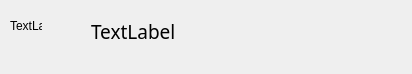
<?xml version="1.0" encoding="UTF-8"?>
<ui version="4.0">
 <class>ChatMessageImageItemObject</class>
 <widget class="QWidget" name="ChatMessageImageItemObject">
  <property name="geometry">
   <rect>
    <x>0</x>
    <y>0</y>
    <width>412</width>
    <height>74</height>
   </rect>
  </property>
  <property name="windowTitle">
   <string>Form</string>
  </property>
  <widget class="QWidget" name="widget" native="true">
   <property name="geometry">
    <rect>
     <x>90</x>
     <y>10</y>
     <width>106</width>
     <height>43</height>
    </rect>
   </property>
   <layout class="QGridLayout" name="gridLayout">
    <property name="leftMargin">
     <number>1</number>
    </property>
    <property name="topMargin">
     <number>1</number>
    </property>
    <property name="rightMargin">
     <number>1</number>
    </property>
    <property name="bottomMargin">
     <number>1</number>
    </property>
    <property name="spacing">
     <number>0</number>
    </property>
    <item row="0" column="0">
     <widget class="QLabel" name="labelMessage">
      <property name="minimumSize">
       <size>
        <width>0</width>
        <height>0</height>
       </size>
      </property>
      <property name="font">
       <font>
        <family>微软雅黑</family>
        <pointsize>14</pointsize>
        <kerning>true</kerning>
       </font>
      </property>
      <property name="text">
       <string>TextLabel</string>
      </property>
      <property name="alignment">
       <set>Qt::AlignLeading|Qt::AlignLeft|Qt::AlignVCenter</set>
      </property>
      <property name="wordWrap">
       <bool>true</bool>
      </property>
      <property name="textInteractionFlags">
       <set>Qt::LinksAccessibleByMouse|Qt::TextSelectableByMouse</set>
      </property>
     </widget>
    </item>
   </layout>
  </widget>
  <widget class="QLabel" name="labelHead">
   <property name="geometry">
    <rect>
     <x>10</x>
     <y>10</y>
     <width>32</width>
     <height>32</height>
    </rect>
   </property>
   <property name="minimumSize">
    <size>
     <width>32</width>
     <height>32</height>
    </size>
   </property>
   <property name="maximumSize">
    <size>
     <width>32</width>
     <height>32</height>
    </size>
   </property>
   <property name="text">
    <string>TextLabel</string>
   </property>
  </widget>
 </widget>
 <resources/>
 <connections/>
</ui>
